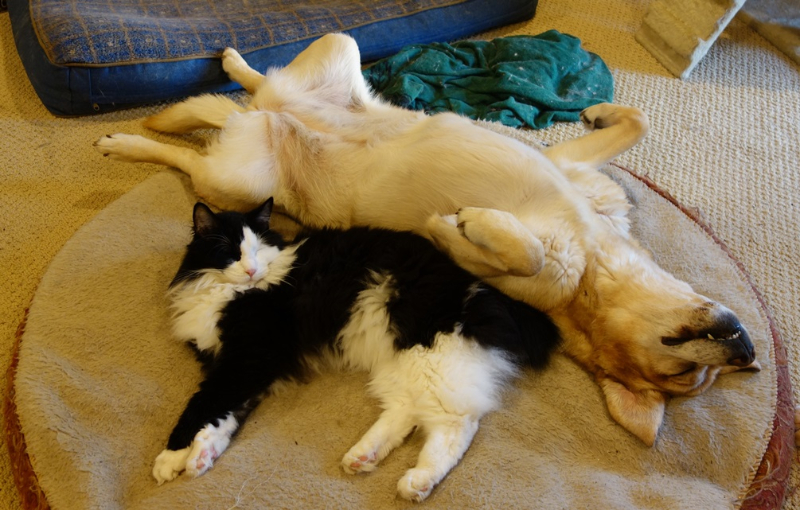
//> input picture background.jpg, 800 x 510 px
$ ./main   (built with g++ and OpenCV 4)
//> lines starting //> are read from the running program, lines starting //| are printed output that depends on the picture; after the words box and inside, x2 and y2 are one past the last pixel; in counts of white or black regions, pixels touching at a corner belong together
### transformer.cpp
#include "transformer.h"

// average_BGR
// Preconditions:		Must be able to provide the current image
//						and the total number of pixels for each
//						color space, which should be the same. Keep
//						in mind this is a simple calculation of rows
//						mulitplied by cols.
// Postconditions:		Computes the the sum of all the pixel values
//						for each color space and then divides by the
//						total number of pixels for each color space
//						thus returning the average pixel for each color
std::vector<int> Transformer::average_BGR(cv::Mat& img,std::vector<int> bgr_totals) {
	float total_r = 0.0;
	float total_g = 0.0;
	float total_b = 0.0;
	for (int row = 0; row < img.rows; row++) {
		for (int col = 0; col < img.cols; col++) {
			int current_b = img.at<cv::Vec3b>(row, col)[0];
			int current_g = img.at<cv::Vec3b>(row, col)[1];
			int current_r = img.at<cv::Vec3b>(row, col)[2];
			total_b += current_b;
			total_g += current_g;
			total_r += current_r;
		}
	}
	int ave_b = static_cast<int>(total_b / bgr_totals[0]);
	int ave_g = static_cast<int>(total_g / bgr_totals[1]);
	int ave_r = static_cast<int>(total_r / bgr_totals[2]);
	std::vector<int> averages = { ave_b,ave_g,ave_r};
	return averages;
}

// enhance_color
// Preconditions:		Must have the current pixel and its colors
//						the average color and the k-factor to be
//						able to compute the constrasted pixel.
// Postconditions:		Computes the diff between the current and
//						average pixel and multiplies that with the
//						k-factor. There are checks to ensure pixel
//						values stay within the unsigned char range
int Transformer::enhance_color(int current_color, int average_color, float factor) {
	float diff = (current_color - average_color) * factor;
	float new_val = average_color + diff;
	int new_val_rounded = static_cast<int>(new_val);
	new_val_rounded = new_val_rounded < 0 ? 0 : new_val_rounded;
	new_val_rounded = new_val_rounded > 255 ? 255 : new_val_rounded;
	return new_val_rounded;
}

// enhance_contrast
// Preconditions:		Average B,G,R color spaces must be
//						previously calculated in order to
//						apply a contrast to the input image
// Postconditions:		The image has a contrast applied to it
cv::Mat Transformer::enhance_contrast(cv::Mat& img,std::vector<int>averages) {
	for (int row = 0; row < img.rows; row++) {
		for (int col = 0; col < img.cols; col++) {
			int current_b = img.at<cv::Vec3b>(row, col)[0];
			int current_g = img.at<cv::Vec3b>(row, col)[1];
			int current_r = img.at<cv::Vec3b>(row, col)[2];
			int new_b = this->enhance_color(current_b, averages[0], 1.5);
			int new_g = this->enhance_color(current_g, averages[1], 1.5);
			int new_r = this->enhance_color(current_r, averages[2], 1.5);
			img.at<cv::Vec3b>(row, col)[0] = new_b;
			img.at<cv::Vec3b>(row, col)[1] = new_g;
			img.at<cv::Vec3b>(row, col)[2] = new_r;
		}
	}
	return img;
}


// edge_compare
// Preconditions:		Must have read int the template image and the
//						search image. These images are to be resized,
//						smoothed, and edge detected prior to being
//						passed in as parameters to the function
// Postconditions:		By utilizing a sliding window approach, we
//						run the template image over the search image
//						and calculate the sum of matching edge pixels
//						and return a pair of all total matches for each
//						stride of the window and a matrix format of where
//						each match total was found
std::pair<std::vector<int>,cv::Mat> Transformer::edge_compare(cv::Mat& template_im, cv::Mat& search_im) {
	cv::Mat match_sum_img(search_im.rows, search_im.cols,CV_32S,cv::Scalar(0));
	std::vector<int> match_counts;
	for (int s_row = 0; s_row < search_im.rows - template_im.rows; s_row++) {
		for (int s_col = 0; s_col < search_im.cols - template_im.cols; s_col++) {
			int t_rows = template_im.rows;
			int t_cols = template_im.cols;
			int total_matches = 0;
			int s_row_over = s_row;
			int s_col_over = s_col;
			for (int t_row = 0, s_row_over = s_row; t_row < t_rows; t_row++, s_row_over++) {
				for (int t_col = 0, s_col_over = s_col; t_col < t_cols; t_col++, s_col_over++) {
					int curr_s_pxl = search_im.at<uchar>(s_row_over, s_col_over);
					int curr_t_pxl = template_im.at<uchar>(t_row, t_col);
					if (curr_s_pxl == 255 && curr_t_pxl == 255) {
						total_matches++;
					}
				}
			}
			match_counts.push_back(total_matches);
			match_sum_img.at<int>(s_row, s_col) = total_matches;
		}
	}
	std::pair<std::vector<int>, cv::Mat> output = { match_counts,match_sum_img };
	return output;
}

// show_match
// Preconditions:		Must have the pair output from edge_compare
//						function and both search and template image
// Postconditions:		Creates an image of where the template is found
//						in the search image.
// [47 lines left out: function show_match, not called in this run]

### main.cpp
#include "transformer.h"
void show_image(cv::Mat& img, int x_window, int y_window, int delay) {
	cv::namedWindow("output", cv::WINDOW_NORMAL);
	cv::resizeWindow("output", img.cols / x_window, img.rows / y_window);
	cv::imshow("output", img);
	cv::waitKey(delay);
}

int main() {
	cv::Mat img = cv::imread("background.jpg");
//> img is the input picture: 510 rows x 800 cols, CV_8UC3; mean B, G, R 75.8, 111.6, 130.9

	Transformer tf;
	std::vector<int> total_bgr = {img.rows * img.cols, img.rows * img.cols, img.rows * img.cols };
//> total_bgr = [408000, 408000, 408000]
	printf("B: %d -- G: %d -- R: %d\n",total_bgr[0],total_bgr[1],total_bgr[2]);
//| B: 408000 -- G: 408000 -- R: 408000
	std::vector<int> ave_bgr = tf.average_BGR(img, total_bgr);
//> the loop in average_BGR, `for (int row = 0; row < img.rows; row++)` made 510 passes
//> (total_b, total_g, total_r) on passes 1 to 3: (46719, 67139, 79615), (93661, 134277, 159407), (141160, 201865, 239699)
//> after the loop in average_BGR, `for (int row = 0; row < img.rows; row++)`: total_b = 30918184; total_g = 45513600; total_r = 53395984
//> in average_BGR, `int ave_b = static_cast<int>(total_b / bgr_totals[0]);`: ave_b = 75
//> in average_BGR, `int ave_g = static_cast<int>(total_g / bgr_totals[1]);`: ave_g = 111
//> in average_BGR, `int ave_r = static_cast<int>(total_r / bgr_totals[2]);`: ave_r = 130
//> in average_BGR, `std::vector<int> averages = { ave_b,ave_g,ave_r};`: averages = [75, 111, 130]
//> ave_bgr = [75, 111, 130]
	printf("B: %d -- G: %d -- R: %d\n", ave_bgr[0], ave_bgr[1], ave_bgr[2]);
//| B: 75 -- G: 111 -- R: 130
	cv::Mat enhanced_img = tf.enhance_contrast(img, ave_bgr);
//> after the loop in enhance_contrast, `for (int row = 0; row < img.rows; row++)`:
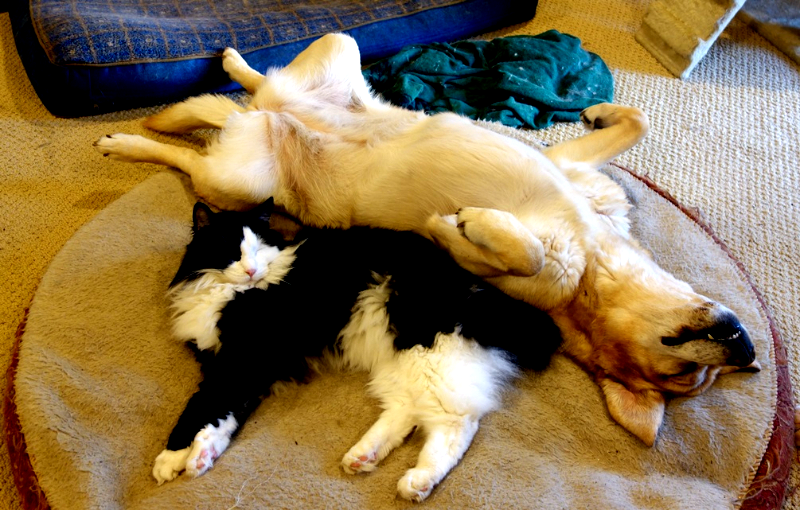
//> img: 510 rows x 800 cols, CV_8UC3; mean B, G, R 80.9, 116.3, 137.6
	cv::imwrite("prob1_output.jpg", enhanced_img);

	// Problem 2
	cv::Mat big_img = cv::imread("prob2_large.png");
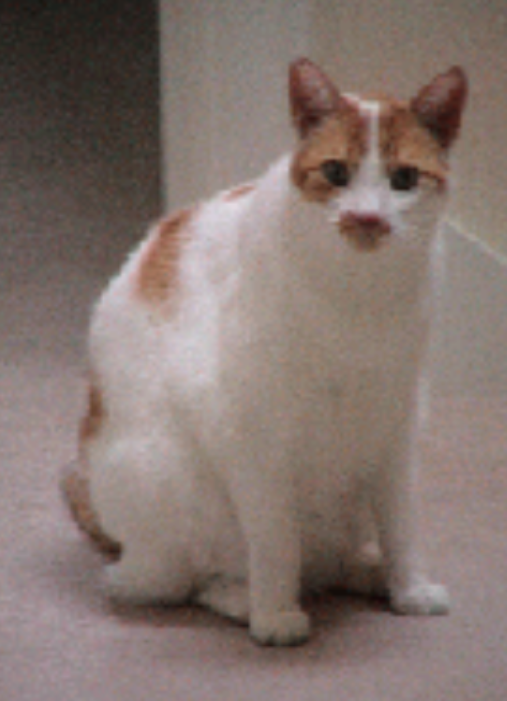
//> input picture prob2_large.PNG, 507 x 701 px
//> big_img is the input picture: 701 rows x 507 cols, CV_8UC3; mean B, G, R 110.3, 116.1, 131.5
	cv::Mat small_img = cv::imread("prob2_small.png");
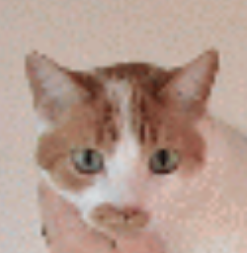
//> input picture prob2_small.PNG, 247 x 253 px
//> small_img is the input picture: 253 rows x 247 cols, CV_8UC3; mean B, G, R 141.5, 153.7, 179.4
	cv::resize(big_img, big_img, { 75,100 });//{ 50,80 });
//> big_img: 100 rows x 75 cols, CV_8UC3
	cv::resize(small_img, small_img, { 30,30 });//{ 25,25 });
//> small_img: 30 rows x 30 cols, CV_8UC3

	// Obtain edges
	cv::Mat big_edges = big_img.clone();
	cv::Mat small_edges = small_img.clone();
	cv::GaussianBlur(big_edges, big_edges, { 7,7 }, 100.0, 200.0);
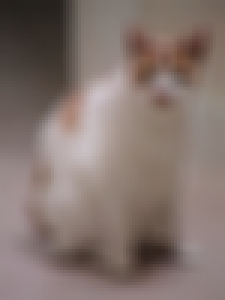
//> big_edges: 100 rows x 75 cols, CV_8UC3 (shown 3 times larger); mean B, G, R 110.2, 115.9, 131.4
	cv::GaussianBlur(small_edges, small_edges, { 7,7 }, 100.0, 200.0);

	cv::Canny(big_img, big_edges, 120, 140);
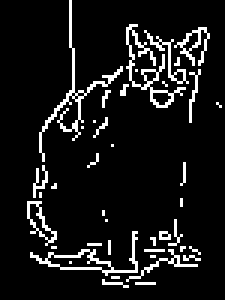
//> big_edges: 100 rows x 75 cols, CV_8UC1 (shown 3 times larger); 9% white in thin lines or dots, all inside (x1, y1, x2, y2) = (9, 0, 74, 96)
	cv::Canny(small_img, small_edges, 120, 140);
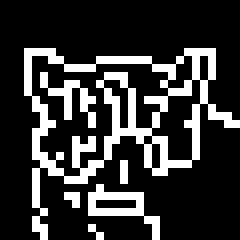
//> small_edges: 30 rows x 30 cols, CV_8UC1 (shown 8 times larger); 21.1% white in thin lines or dots, all inside (x1, y1, x2, y2) = (3, 6, 30, 30)

	cv::imwrite("search_im.png", big_edges);
	cv::imwrite("template_im.png", small_edges);

	int edge_pxs = 0;
	for (int t_row = 0; t_row < small_edges.rows; t_row++) {
		for (int t_col = 0; t_col < small_edges.cols; t_col++) {
			int curr = small_edges.at<uchar>(t_row, t_col);
			if (curr == 255)
				edge_pxs++;
		}
	}
//> this loop made 30 passes
//> edge_pxs on passes 1 to 12: 0, 0, 0, 0, 0, 0, 8, 21, 31, 39, 48, 59
//> after the loop, edge_pxs = 190
	printf("TOTAL EDGES IN TEMPLATE = %i\n", edge_pxs);
//| TOTAL EDGES IN TEMPLATE = 190

	//std::cout << cv::format(small_edges, cv::Formatter::FMT_PYTHON) << std::endl;
	//show_image(big_edges, 1, 1, 5000);
	//show_image(small_edges, 1, 1, 5000);
	std::pair<std::vector<int>,cv::Mat> output = tf.edge_compare(small_edges, big_edges);
//> after the loop in edge_compare, `for (int s_row = 0; s_row < search_im.rows - template_im.rows; s_row++)`:
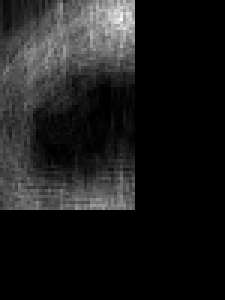
//> match_sum_img: 100 rows x 75 cols, CV_32SC1 (shown 3 times larger); min 0, max 79, mean 8.5; drawn with min black and max white
//> after the loop in edge_compare, `for (int s_row = 0; s_row < search_im.rows - template_im.rows; s_row++)`: match_counts = 3150 values, max 79 at index 310, min 0 at index 1339, mean 20.28

//> (the run ends here: the program needs code that is not available in this run, at `cv::Mat out = tf.show_match(big_edges, small_edges, output);`)
